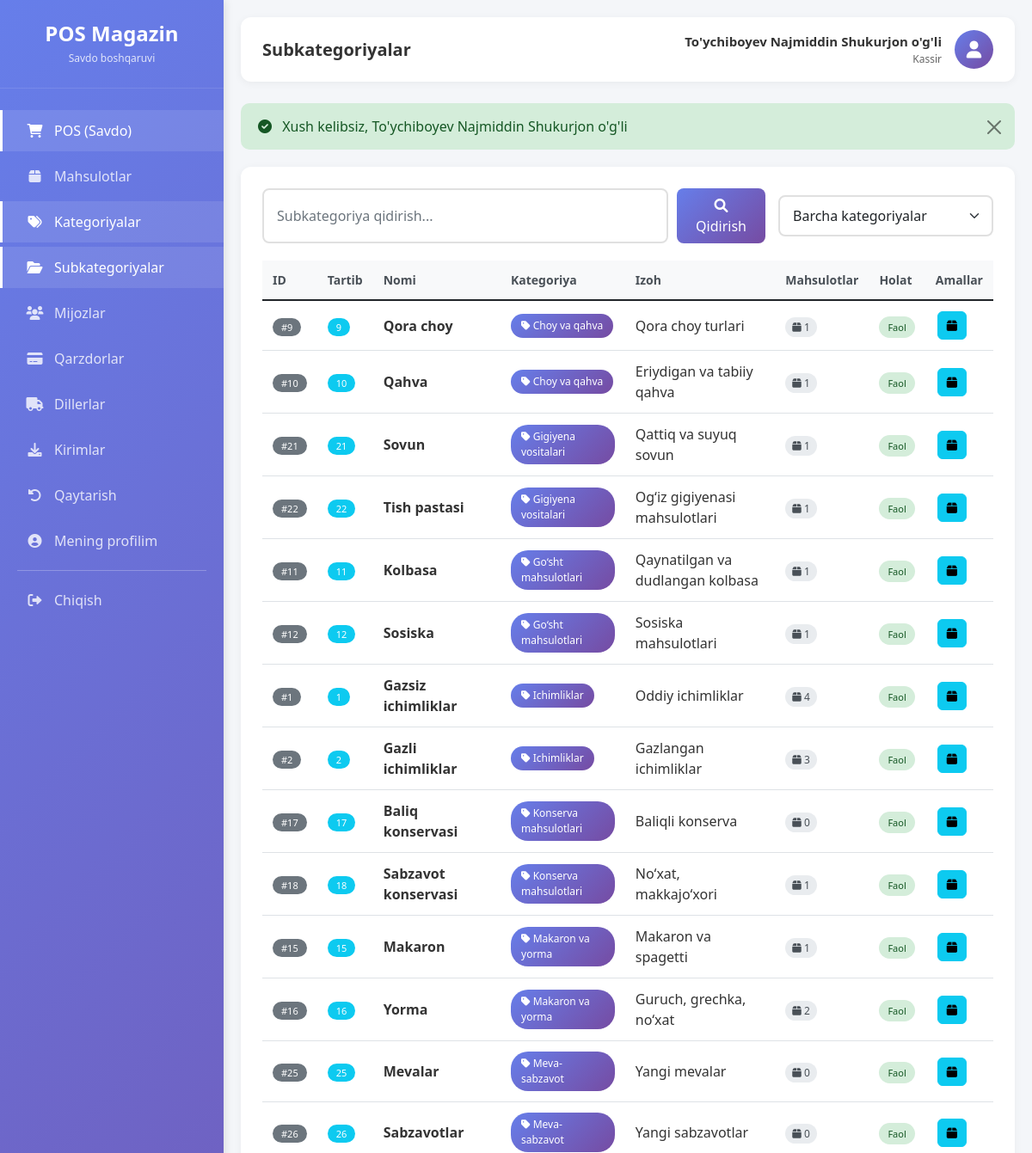
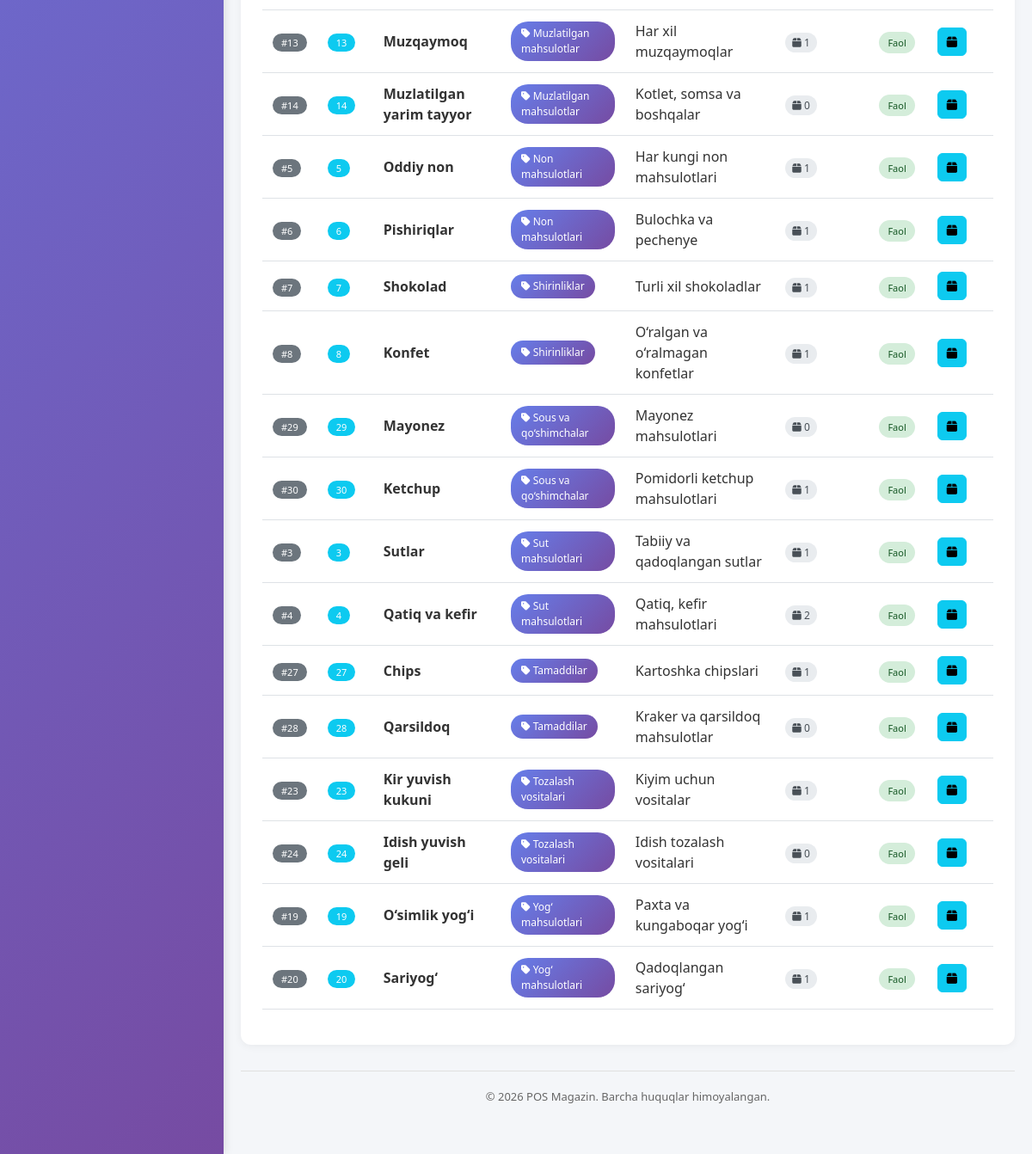
Screenshot of /subcategories (signed in) with the database file from the repository (2 pictures, top to bottom).
### tables this page shows
CREATE TABLE `subkategoriyalar` (
  `id` int(20) UNSIGNED NOT NULL,
  `kategoriya_id` bigint(20) UNSIGNED NOT NULL,
  `nomi` varchar(120) NOT NULL,
  `izoh` varchar(255) DEFAULT NULL,
  `faol` tinyint(1) NOT NULL DEFAULT 1,
  `tartib` int(11) NOT NULL DEFAULT 0,
  `yaratilgan_vaqt` timestamp NULL DEFAULT current_timestamp(),
  `yangilangan_vaqt` timestamp NULL DEFAULT current_timestamp() ON UPDATE current_timestamp(),
  `ochirilgan_vaqt` timestamp NULL DEFAULT NULL
);

CREATE TABLE `kategoriyalar` (
  `id` bigint(20) UNSIGNED NOT NULL,
  `nomi` varchar(120) NOT NULL,
  `izoh` varchar(255) DEFAULT NULL,
  `faol` tinyint(1) NOT NULL DEFAULT 1,
  `tartib` int(11) NOT NULL DEFAULT 0,
  `yaratilgan_vaqt` timestamp NULL DEFAULT current_timestamp(),
  `yangilangan_vaqt` timestamp NULL DEFAULT current_timestamp() ON UPDATE current_timestamp(),
  `ochirilgan_vaqt` timestamp NULL DEFAULT NULL
);

### app/Controllers/Controller.php (called while the page is built, shortened)
<?php
abstract class Controller {
    protected function view($view, $data = [], $layout = 'main') {
        $viewPath = APP_PATH . '/Views/pages/' . $view . '.php';
        extract($data);
        require $viewPath;
    }
}

### app/Controllers/SubcategoryController.php (called while the page is built, shortened)
<?php
class SubcategoryController extends Controller {
    private $subcategoryModel;
    private $categoryModel;
    public function __construct() {
        $this->subcategoryModel = new Subcategory();
        $this->categoryModel = new Category();
    }
    public function index() {
        $search = $_GET['search'] ?? '';
        $categoryId = $_GET['category'] ?? '';
        if ($search) {
            $stmt = $this->db->prepare("
                SELECT s.*, k.nomi as kategoriya_nomi
                FROM subkategoriyalar s
                LEFT JOIN kategoriyalar k ON s.kategoriya_id = k.id
                WHERE s.ochirilgan_vaqt IS NULL
                AND s.nomi LIKE ?
                ORDER BY k.nomi, s.nomi
            ");
            $stmt->execute(["%{$search}%"]);
            $subcategories = $stmt->fetchAll();
            $pagination = ['page' => 1, 'lastPage' => 1, 'total' => count($subcategories)];
        } elseif ($categoryId) {
            $subcategories = $this->subcategoryModel->getByCategory($categoryId, false);
            $pagination = ['page' => 1, 'lastPage' => 1, 'total' => count($subcategories)];
        } else {
            $subcategories = $this->subcategoryModel->getAllWithCategory();
            $pagination = ['page' => 1, 'lastPage' => 1, 'total' => count($subcategories)];
        }
        $categories = $this->categoryModel->active();
        $this->view('subcategories/index', [
            'subcategories' => $subcategories,
            'categories' => $categories,
            'selectedCategory' => $categoryId,
            'search' => $search,
            'pagination' => $pagination
        ]);
    }
}

### config/database.php (called while the page is built)
<?php
class Database {
    private static $connection = null;
    public static function getInstance() {
        if (self::$connection === null) {
            try {
                $host = 'localhost';
                $dbname = 'pos_magazin_uz';
                $user = 'root';
                $pass = '';
                $dsn = "mysql:host=$host;dbname=$dbname;charset=utf8";
                self::$connection = new PDO($dsn, $user, $pass);
                self::$connection->setAttribute(PDO::ATTR_ERRMODE, PDO::ERRMODE_EXCEPTION);
            } catch (PDOException $e) {
                die("Database xatosi: " . $e->getMessage());
            }
        }
        return self::$connection;
    }
}

### app/Models/Model.php (called while the page is built, shortened)
<?php
abstract class Model {
    public function __construct() {
        $this->db = \Database::getInstance();
    }
}

### app/Models/Subcategory.php (called while the page is built, shortened)
<?php
class Subcategory extends Model {
    protected $table = 'subkategoriyalar';
    public function getAllWithCategory() {
        $stmt = $this->db->prepare("
            SELECT
                s.*,
                k.nomi as kategoriya_nomi,
                (SELECT COUNT(*) FROM mahsulotlar WHERE subkategoriya_id = s.id AND ochirilgan_vaqt IS NULL) as products_count
            FROM {$this->table} s
            LEFT JOIN kategoriyalar k ON s.kategoriya_id = k.id
            WHERE s.ochirilgan_vaqt IS NULL
            ORDER BY k.nomi ASC, s.tartib ASC, s.nomi ASC
        ");
        $stmt->execute();
        return $stmt->fetchAll();
    }
}

### app/Views/pages/subcategories/index.php (the view, shortened to what this page needs)
<div class="content-card">
    <div class="filter-section">
        <form method="GET" class="search-box">
            <input type="text"
                   name="search"
                   class="form-control"
                   placeholder="Subkategoriya qidirish..."
                   value="<?= htmlspecialchars($search ?? '') ?>">
            <button type="submit" class="btn btn-primary">
                <i class="fas fa-search"></i> Qidirish
            </button>
        </form>
        <div class="filter-box">
            <select class="form-select" onchange="window.location.href=this.value">
                <option value="/new-pos/subcategories">Barcha kategoriyalar</option>
            </select>
        </div>
    </div>
    <div class="table-responsive">
        <table class="table table-hover">
            <thead>
                <tr>
                    <th width="50">ID</th>
                    <th width="50">Tartib</th>
                    <th>Nomi</th>
                    <th>Kategoriya</th>
                    <th>Izoh</th>
                    <th>Mahsulotlar</th>
                    <th>Holat</th>
                    <th>Amallar</th>
                </tr>
            </thead>
            <tbody id="sortableSubcategories">
                <?php if (empty($subcategories)): ?>
                    <tr>
                        <td colspan="8" class="text-center py-4">
                            <i class="fas fa-folder-open fa-3x text-muted mb-3"></i>
                            <p class="text-muted">Hech qanday subkategoriya topilmadi</p>
                            <?php if (in_array($_SESSION['user']['rol_nomi'] ?? '', ['Admin', 'Omborchi'])): ?>
                                <a href="/new-pos/subcategories/create" class="btn btn-primary">
                                    <i class="fas fa-plus"></i> Yangi subkategoriya qo'shish
                                </a>
                            <?php endif; ?>
                        </td>
                    </tr>
                <?php else: ?>
                    <?php foreach ($subcategories as $sub): ?>
                        <tr data-id="<?= $sub['id'] ?>" data-tartib="<?= $sub['tartib'] ?? 0 ?>">
                            <td><span class="badge bg-secondary">#<?= $sub['id'] ?></span></td>
                            <td>
                                <span class="badge bg-info"><?= $sub['tartib'] ?? 0 ?></span>
                            </td>
                            <td>
                                <strong><?= htmlspecialchars($sub['nomi']) ?></strong>
                            </td>
                            <td>
                                <span class="category-badge">
                                    <i class="fas fa-tag"></i> <?= htmlspecialchars($sub['kategoriya_nomi'] ?? '-') ?>
                                </span>
                            </td>
                            <td>
                                <?= htmlspecialchars($sub['izoh'] ?? '-') ?>
                            </td>
                            <td>
                                <span class="stats-badge">
                                    <i class="fas fa-box"></i> <?= $sub['products_count'] ?? 0 ?>
                                </span>
                            </td>
                            <td>
                                <?php if ($sub['faol']): ?>
                                    <span class="badge-status badge-success">Faol</span>
                                <?php else: ?>
                                    <span class="badge-status badge-danger">Faol emas</span>
                                <?php endif; ?>
                            </td>
                            <td>
                                <a href="/new-pos/products?category=<?= $sub['kategoriya_id'] ?>&subcategory=<?= $sub['id'] ?>"
                                   class="btn btn-sm btn-info btn-action"
                                   title="Mahsulotlar">
                                    <i class="fas fa-box"></i>
                                </a>
                            </td>
                        </tr>
                    <?php endforeach; ?>
                <?php endif; ?>
            </tbody>
        </table>
    </div>
</div>

### public/index.php (shortened to what this page needs)
<?php
require_once __DIR__ . '/../config/database.php';
spl_autoload_register(function ($class) {
    $prefix = 'App\\';
    $base_dir = APP_PATH . '/';
    $len = strlen($prefix);
    $relative_class = substr($class, $len);
    $file = $base_dir . str_replace('\\', '/', $relative_class) . '.php';
});
$requestUri = $_SERVER['REQUEST_URI'];
$basePath = '/new-pos';
if (strpos($requestUri, $basePath) === 0) {
    $requestUri = substr($requestUri, strlen($basePath));
}
$requestUri = strtok($requestUri, '?');
$requestUri = str_replace('/public', '', $requestUri);
$requestUri = trim($requestUri, '/');
$routesFile = ROUTES_PATH . '/web.php';
$routes = require $routesFile;
$httpMethod = $_SERVER['REQUEST_METHOD'];
$isAjax = (!empty($_SERVER['HTTP_X_REQUESTED_WITH']) &&
    strtolower($_SERVER['HTTP_X_REQUESTED_WITH']) === 'xmlhttprequest');
$dispatchMethods = $isAjax ? ['AJAX', $httpMethod] : [$httpMethod];
route_dispatch($routes, $dispatchMethods, $requestUri);
function route_dispatch($routes, array $methods, $uri) {
    foreach ($methods as $method) {
        foreach ($routes[$method] as $pattern => $handler) {
        $pattern = trim($pattern, '/');
        $regexPattern = preg_replace('/\{[a-zA-Z0-9_]+\}/', '([^/]+)', $pattern);
        $regexPattern = '/^' . str_replace('/', '\/', $regexPattern) . '$/';
        if (preg_match($regexPattern, $uri, $matches)) {
            array_shift($matches);
            list($controller, $action) = $handler;
            $controllerInstance = new $controllerClass();
            call_user_func_array([$controllerInstance, $action], $matches);
            return;
        }
        }
    }
}

### public/assets/css/style.css (style rules this page uses)
* { margin: 0; padding: 0; box-sizing: border-box; }
body { font-family: 'Segoe UI', Tahoma, Geneva, Verdana, sans-serif; background: #f4f6f9; }
.btn-primary { background: linear-gradient(135deg, #667eea 0%, #764ba2 100%); border: none; padding: 8px 20px; border-radius: 8px; color: white; font-weight: 500; transition: all 0.3s; }
.form-control, .form-select { border: 2px solid #e0e0e0; border-radius: 8px; padding: 10px 15px; transition: all 0.3s; }
.table th { background: #f8f9fa; color: #495057; font-weight: 600; font-size: 14px; padding: 12px; }
.table td { padding: 12px; vertical-align: middle; color: #333; }
.badge { padding: 5px 10px; border-radius: 20px; font-size: 11px; font-weight: 500; }
.badge-success { background: #d4edda; color: #155724; }

### app/Views/pages/subcategories/index.php (style rules this page uses)
.content-card { background: white; border-radius: 12px; padding: 25px; box-shadow: 0 2px 10px rgba(0,0,0,0.05); }
.filter-section { display: flex; justify-content: space-between; align-items: center; margin-bottom: 20px; gap: 15px; flex-wrap: wrap; }
.search-box { flex: 1; display: flex; gap: 10px; min-width: 300px; }
.filter-box { width: 250px; }
.table th { background: #f8f9fa; color: #495057; font-weight: 600; font-size: 14px; padding: 12px; }
.table td { padding: 12px; vertical-align: middle; color: #333; }
.badge-status { padding: 5px 10px; border-radius: 20px; font-size: 11px; font-weight: 500; }
.badge-success { background: #d4edda; color: #155724; }
.btn-action { padding: 5px 10px; margin: 0 2px; border-radius: 6px; }
.category-badge { display: inline-block; padding: 5px 12px; background: linear-gradient(135deg, #667eea 0%, #764ba2 100%); color: white; border-radius: 20px; font-size: 12px; font-weight: 500; }
.stats-badge { background: #e9ecef; padding: 3px 8px; border-radius: 12px; font-size: 12px; color: #495057; }

### app/Views/layouts/main.php (style rules this page uses)
* { margin: 0; padding: 0; box-sizing: border-box; }
body { font-family: 'Segoe UI', Tahoma, Geneva, Verdana, sans-serif; background: #f4f6f9; }

### rows the page displays
subkategoriyalar: id "9", tartib "9", nomi "Qora choy", kategoriyalar.nomi "Choy va qahva", izoh "Qora choy turlari", products_count "1", faol "Faol"
subkategoriyalar: id "10", tartib "10", nomi "Qahva", kategoriyalar.nomi "Choy va qahva", izoh "Eriydigan va tabiiy qahva", products_count "1", faol "Faol"
subkategoriyalar: id "21", tartib "21", nomi "Sovun", kategoriyalar.nomi "Gigiyena vositalari", izoh "Qattiq va suyuq sovun", products_count "1", faol "Faol"
subkategoriyalar: id "22", tartib "22", nomi "Tish pastasi", kategoriyalar.nomi "Gigiyena vositalari", izoh "Og‘iz gigiyenasi mahsulotlari", products_count "1", faol "Faol"
subkategoriyalar: id "11", tartib "11", nomi "Kolbasa", kategoriyalar.nomi "Go‘sht mahsulotlari", izoh "Qaynatilgan va dudlangan kolbasa", products_count "1", faol "Faol"
subkategoriyalar: id "12", tartib "12", nomi "Sosiska", kategoriyalar.nomi "Go‘sht mahsulotlari", izoh "Sosiska mahsulotlari", products_count "1", faol "Faol"
subkategoriyalar: id "1", tartib "1", nomi "Gazsiz ichimliklar", kategoriyalar.nomi "Ichimliklar", izoh "Oddiy ichimliklar", products_count "4", faol "Faol"
subkategoriyalar: id "2", tartib "2", nomi "Gazli ichimliklar", kategoriyalar.nomi "Ichimliklar", izoh "Gazlangan ichimliklar", products_count "3", faol "Faol"
subkategoriyalar: id "17", tartib "17", nomi "Baliq konservasi", kategoriyalar.nomi "Konserva mahsulotlari", izoh "Baliqli konserva", products_count "0", faol "Faol"
subkategoriyalar: id "18", tartib "18", nomi "Sabzavot konservasi", kategoriyalar.nomi "Konserva mahsulotlari", izoh "No‘xat, makkajo‘xori", products_count "1", faol "Faol"
subkategoriyalar: id "15", tartib "15", nomi "Makaron", kategoriyalar.nomi "Makaron va yorma", izoh "Makaron va spagetti", products_count "1", faol "Faol"
subkategoriyalar: id "16", tartib "16", nomi "Yorma", kategoriyalar.nomi "Makaron va yorma", izoh "Guruch, grechka, no‘xat", products_count "2", faol "Faol"
subkategoriyalar: id "25", tartib "25", nomi "Mevalar", kategoriyalar.nomi "Meva-sabzavot", izoh "Yangi mevalar", products_count "0", faol "Faol"
subkategoriyalar: id "26", tartib "26", nomi "Sabzavotlar", kategoriyalar.nomi "Meva-sabzavot", izoh "Yangi sabzavotlar", products_count "0", faol "Faol"
subkategoriyalar: id "13", tartib "13", nomi "Muzqaymoq", kategoriyalar.nomi "Muzlatilgan mahsulotlar", izoh "Har xil muzqaymoqlar", products_count "1", faol "Faol"
subkategoriyalar: id "14", tartib "14", nomi "Muzlatilgan yarim tayyor", kategoriyalar.nomi "Muzlatilgan mahsulotlar", izoh "Kotlet, somsa va boshqalar", products_count "0", faol "Faol"
subkategoriyalar: id "5", tartib "5", nomi "Oddiy non", kategoriyalar.nomi "Non mahsulotlari", izoh "Har kungi non mahsulotlari", products_count "1", faol "Faol"
subkategoriyalar: id "6", tartib "6", nomi "Pishiriqlar", kategoriyalar.nomi "Non mahsulotlari", izoh "Bulochka va pechenye", products_count "1", faol "Faol"
subkategoriyalar: id "7", tartib "7", nomi "Shokolad", kategoriyalar.nomi "Shirinliklar", izoh "Turli xil shokoladlar", products_count "1", faol "Faol"
subkategoriyalar: id "8", tartib "8", nomi "Konfet", kategoriyalar.nomi "Shirinliklar", izoh "O‘ralgan va o‘ralmagan konfetlar", products_count "1", faol "Faol"
subkategoriyalar: id "29", tartib "29", nomi "Mayonez", kategoriyalar.nomi "Sous va qo‘shimchalar", izoh "Mayonez mahsulotlari", products_count "0", faol "Faol"
subkategoriyalar: id "30", tartib "30", nomi "Ketchup", kategoriyalar.nomi "Sous va qo‘shimchalar", izoh "Pomidorli ketchup mahsulotlari", products_count "1", faol "Faol"
subkategoriyalar: id "3", tartib "3", nomi "Sutlar", kategoriyalar.nomi "Sut mahsulotlari", izoh "Tabiiy va qadoqlangan sutlar", products_count "1", faol "Faol"
subkategoriyalar: id "4", tartib "4", nomi "Qatiq va kefir", kategoriyalar.nomi "Sut mahsulotlari", izoh "Qatiq, kefir mahsulotlari", products_count "2", faol "Faol"
subkategoriyalar: id "27", tartib "27", nomi "Chips", kategoriyalar.nomi "Tamaddilar", izoh "Kartoshka chipslari", products_count "1", faol "Faol"
subkategoriyalar: id "28", tartib "28", nomi "Qarsildoq", kategoriyalar.nomi "Tamaddilar", izoh "Kraker va qarsildoq mahsulotlar", products_count "0", faol "Faol"
subkategoriyalar: id "23", tartib "23", nomi "Kir yuvish kukuni", kategoriyalar.nomi "Tozalash vositalari", izoh "Kiyim uchun vositalar", products_count "1", faol "Faol"
subkategoriyalar: id "24", tartib "24", nomi "Idish yuvish geli", kategoriyalar.nomi "Tozalash vositalari", izoh "Idish tozalash vositalari", products_count "0", faol "Faol"
subkategoriyalar: id "19", tartib "19", nomi "O‘simlik yog‘i", kategoriyalar.nomi "Yog‘ mahsulotlari", izoh "Paxta va kungaboqar yog‘i", products_count "1", faol "Faol"
subkategoriyalar: id "20", tartib "20", nomi "Sariyog‘", kategoriyalar.nomi "Yog‘ mahsulotlari", izoh "Qadoqlangan sariyog‘", products_count "1", faol "Faol"
